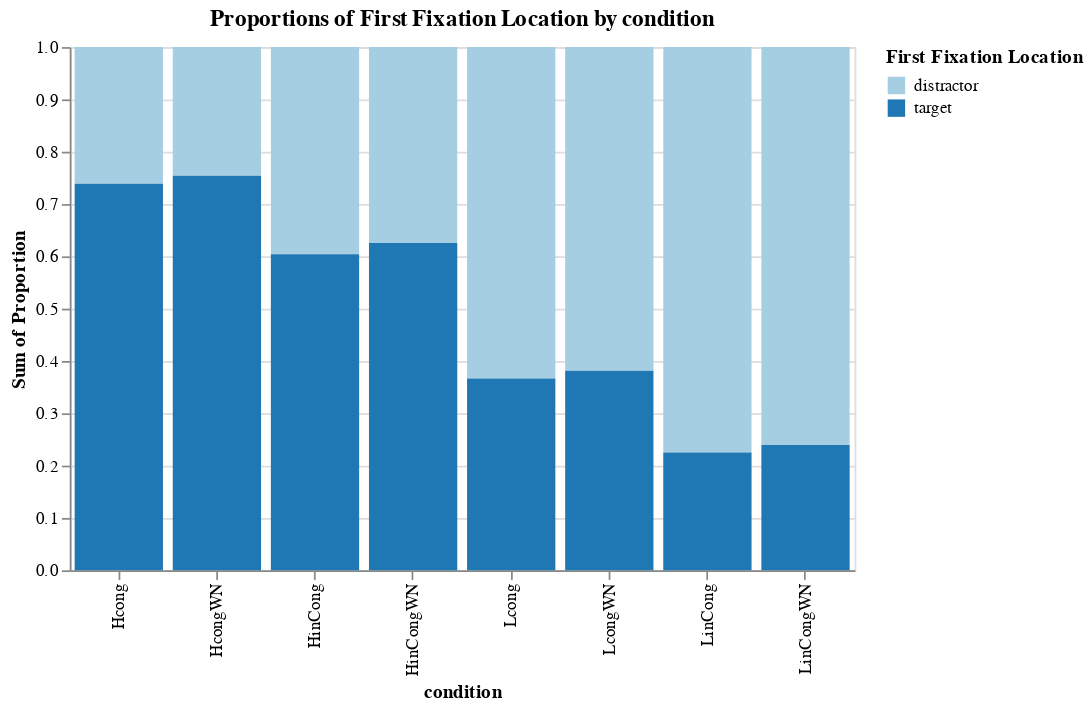

The notebook cell saved with this chart:
### Code cell
ah.stacked_bar_graph(df = firstfix_proportions,id_vars_list = my_idList,value_vars_list=my_valList,
                   var_name_str = 'First Fixation Location', value_name_str='Proportion', x='condition', 
                   y = 'Proportion', z='First Fixation Location', output_directory=fig_output, custom_scheme = 'paired')

### Figure 1 — Vega-Lite specification as saved in the notebook (floating-point values rounded to 4 significant figures)
{"config": {"view": {"continuousWidth": 400, "continuousHeight": 300}}, "data": {"name": "data-591d596b550cf18cb74cfdf0f21607bd"}, "mark": "bar", "encoding": {"color": {"type": "nominal", "field": "First Fixation Location", "scale": {"scheme": "paired"}}, "x": {"type": "nominal", "field": "condition"}, "y": {"type": "quantitative", "aggregate": "sum", "field": "Proportion"}}, "title": "Proportions of First Fixation Location by condition", "width": 450, "$schema": "https://vega.github.io/schema/vega-lite/v4.8.1.json", "datasets": {"data-591d596b550cf18cb74cfdf0f21607bd": [{"condition": "Hcong", "First Fixation Location": "distractor", "Proportion": 0.261}, {"condition": "HcongWN", "First Fixation Location": "distractor", "Proportion": 0.2457}, {"condition": "HinCong", "First Fixation Location": "distractor", "Proportion": 0.3958}, {"condition": "HinCongWN", "First Fixation Location": "distractor", "Proportion": 0.3745}, {"condition": "Lcong", "First Fixation Location": "distractor", "Proportion": 0.6336}, {"condition": "LcongWN", "First Fixation Location": "distractor", "Proportion": 0.6187}, {"condition": "LinCong", "First Fixation Location": "distractor", "Proportion": 0.7747}, {"condition": "LinCongWN", "First Fixation Location": "distractor", "Proportion": 0.7605}, {"condition": "Hcong", "First Fixation Location": "target", "Proportion": 0.739}, {"condition": "HcongWN", "First Fixation Location": "target", "Proportion": 0.7543}, {"condition": "HinCong", "First Fixation Location": "target", "Proportion": 0.6042}, {"condition": "HinCongWN", "First Fixation Location": "target", "Proportion": 0.6255}, {"condition": "Lcong", "First Fixation Location": "target", "Proportion": 0.3664}, {"condition": "LcongWN", "First Fixation Location": "target", "Proportion": 0.3813}, {"condition": "LinCong", "First Fixation Location": "target", "Proportion": 0.2253}, {"condition": "LinCongWN", "First Fixation Location": "target", "Proportion": 0.2395}]}}
